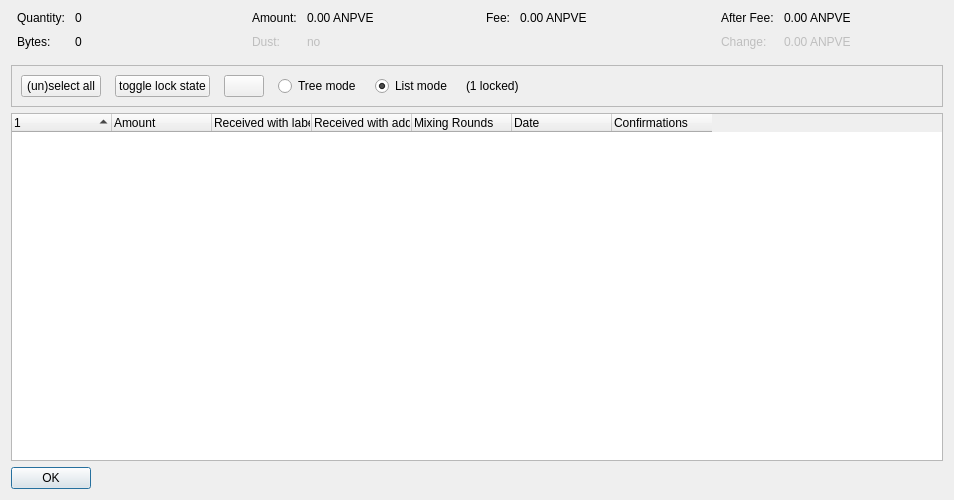
<?xml version="1.0" encoding="UTF-8"?>
<ui version="4.0">
 <class>CoinControlDialog</class>
 <widget class="QDialog" name="CoinControlDialog">
  <property name="geometry">
   <rect>
    <x>0</x>
    <y>0</y>
    <width>954</width>
    <height>500</height>
   </rect>
  </property>
  <property name="windowTitle">
   <string>Coin Selection</string>
  </property>
  <layout class="QVBoxLayout" name="verticalLayout">
   <item>
    <layout class="QHBoxLayout" name="horizontalLayoutTop" stretch="0,0,0,0">
     <property name="topMargin">
      <number>0</number>
     </property>
     <property name="bottomMargin">
      <number>10</number>
     </property>
     <item>
      <layout class="QFormLayout" name="formLayoutCoinControl1">
       <property name="horizontalSpacing">
        <number>10</number>
       </property>
       <property name="verticalSpacing">
        <number>10</number>
       </property>
       <property name="leftMargin">
        <number>6</number>
       </property>
       <property name="rightMargin">
        <number>6</number>
       </property>
       <item row="0" column="0">
        <widget class="QLabel" name="labelCoinControlQuantityText">
         <property name="text">
          <string>Quantity:</string>
         </property>
        </widget>
       </item>
       <item row="0" column="1">
        <widget class="QLabel" name="labelCoinControlQuantity">
         <property name="cursor">
          <cursorShape>IBeamCursor</cursorShape>
         </property>
         <property name="contextMenuPolicy">
          <enum>Qt::ActionsContextMenu</enum>
         </property>
         <property name="text">
          <string notr="true">0</string>
         </property>
         <property name="textInteractionFlags">
          <set>Qt::LinksAccessibleByMouse|Qt::TextSelectableByKeyboard|Qt::TextSelectableByMouse</set>
         </property>
        </widget>
       </item>
       <item row="1" column="0">
        <widget class="QLabel" name="labelCoinControlBytesText">
         <property name="text">
          <string>Bytes:</string>
         </property>
        </widget>
       </item>
       <item row="1" column="1">
        <widget class="QLabel" name="labelCoinControlBytes">
         <property name="cursor">
          <cursorShape>IBeamCursor</cursorShape>
         </property>
         <property name="contextMenuPolicy">
          <enum>Qt::ActionsContextMenu</enum>
         </property>
         <property name="text">
          <string notr="true">0</string>
         </property>
         <property name="textInteractionFlags">
          <set>Qt::LinksAccessibleByMouse|Qt::TextSelectableByKeyboard|Qt::TextSelectableByMouse</set>
         </property>
        </widget>
       </item>
      </layout>
     </item>
     <item>
      <layout class="QFormLayout" name="formLayoutCoinControl2">
       <property name="horizontalSpacing">
        <number>10</number>
       </property>
       <property name="verticalSpacing">
        <number>10</number>
       </property>
       <property name="leftMargin">
        <number>6</number>
       </property>
       <property name="rightMargin">
        <number>6</number>
       </property>
       <item row="0" column="0">
        <widget class="QLabel" name="labelCoinControlAmountText">
         <property name="text">
          <string>Amount:</string>
         </property>
        </widget>
       </item>
       <item row="0" column="1">
        <widget class="QLabel" name="labelCoinControlAmount">
         <property name="cursor">
          <cursorShape>IBeamCursor</cursorShape>
         </property>
         <property name="contextMenuPolicy">
          <enum>Qt::ActionsContextMenu</enum>
         </property>
         <property name="text">
          <string notr="true">0.00 ANPVE</string>
         </property>
         <property name="textInteractionFlags">
          <set>Qt::LinksAccessibleByMouse|Qt::TextSelectableByKeyboard|Qt::TextSelectableByMouse</set>
         </property>
        </widget>
       </item>
       <item row="1" column="0">
        <widget class="QLabel" name="labelCoinControlLowOutputText">
         <property name="enabled">
          <bool>false</bool>
         </property>
         <property name="text">
          <string>Dust:</string>
         </property>
        </widget>
       </item>
       <item row="1" column="1">
        <widget class="QLabel" name="labelCoinControlLowOutput">
         <property name="enabled">
          <bool>false</bool>
         </property>
         <property name="cursor">
          <cursorShape>IBeamCursor</cursorShape>
         </property>
         <property name="contextMenuPolicy">
          <enum>Qt::ActionsContextMenu</enum>
         </property>
         <property name="text">
          <string notr="true">no</string>
         </property>
         <property name="textInteractionFlags">
          <set>Qt::LinksAccessibleByMouse|Qt::TextSelectableByKeyboard|Qt::TextSelectableByMouse</set>
         </property>
        </widget>
       </item>
      </layout>
     </item>
     <item>
      <layout class="QFormLayout" name="formLayoutCoinControl3">
       <property name="horizontalSpacing">
        <number>10</number>
       </property>
       <property name="verticalSpacing">
        <number>10</number>
       </property>
       <property name="leftMargin">
        <number>6</number>
       </property>
       <property name="rightMargin">
        <number>6</number>
       </property>
       <item row="0" column="0">
        <widget class="QLabel" name="labelCoinControlFeeText">
         <property name="text">
          <string>Fee:</string>
         </property>
        </widget>
       </item>
       <item row="0" column="1">
        <widget class="QLabel" name="labelCoinControlFee">
         <property name="cursor">
          <cursorShape>IBeamCursor</cursorShape>
         </property>
         <property name="contextMenuPolicy">
          <enum>Qt::ActionsContextMenu</enum>
         </property>
         <property name="text">
          <string notr="true">0.00 ANPVE</string>
         </property>
         <property name="textInteractionFlags">
          <set>Qt::LinksAccessibleByMouse|Qt::TextSelectableByKeyboard|Qt::TextSelectableByMouse</set>
         </property>
        </widget>
       </item>
      </layout>
     </item>
     <item>
      <layout class="QFormLayout" name="formLayoutCoinControl4">
       <property name="horizontalSpacing">
        <number>10</number>
       </property>
       <property name="verticalSpacing">
        <number>10</number>
       </property>
       <property name="leftMargin">
        <number>6</number>
       </property>
       <property name="rightMargin">
        <number>6</number>
       </property>
       <item row="0" column="0">
        <widget class="QLabel" name="labelCoinControlAfterFeeText">
         <property name="text">
          <string>After Fee:</string>
         </property>
        </widget>
       </item>
       <item row="0" column="1">
        <widget class="QLabel" name="labelCoinControlAfterFee">
         <property name="cursor">
          <cursorShape>IBeamCursor</cursorShape>
         </property>
         <property name="contextMenuPolicy">
          <enum>Qt::ActionsContextMenu</enum>
         </property>
         <property name="text">
          <string notr="true">0.00 ANPVE</string>
         </property>
         <property name="textInteractionFlags">
          <set>Qt::LinksAccessibleByMouse|Qt::TextSelectableByKeyboard|Qt::TextSelectableByMouse</set>
         </property>
        </widget>
       </item>
       <item row="1" column="0">
        <widget class="QLabel" name="labelCoinControlChangeText">
         <property name="enabled">
          <bool>false</bool>
         </property>
         <property name="text">
          <string>Change:</string>
         </property>
        </widget>
       </item>
       <item row="1" column="1">
        <widget class="QLabel" name="labelCoinControlChange">
         <property name="enabled">
          <bool>false</bool>
         </property>
         <property name="cursor">
          <cursorShape>IBeamCursor</cursorShape>
         </property>
         <property name="contextMenuPolicy">
          <enum>Qt::ActionsContextMenu</enum>
         </property>
         <property name="text">
          <string notr="true">0.00 ANPVE</string>
         </property>
         <property name="textInteractionFlags">
          <set>Qt::LinksAccessibleByMouse|Qt::TextSelectableByKeyboard|Qt::TextSelectableByMouse</set>
         </property>
        </widget>
       </item>
      </layout>
     </item>
    </layout>
   </item>
   <item>
    <widget class="QFrame" name="frame">
     <property name="minimumSize">
      <size>
       <width>0</width>
       <height>40</height>
      </size>
     </property>
     <property name="frameShape">
      <enum>QFrame::StyledPanel</enum>
     </property>
     <property name="frameShadow">
      <enum>QFrame::Sunken</enum>
     </property>
     <layout class="QHBoxLayout" name="horizontalLayout">
      <item>
       <layout class="QHBoxLayout" name="horizontalLayoutPanel" stretch="0,0,0,0,0,0,0">
        <property name="spacing">
         <number>14</number>
        </property>
        <item>
         <widget class="QPushButton" name="pushButtonSelectAll">
          <property name="sizePolicy">
           <sizepolicy hsizetype="Maximum" vsizetype="Fixed">
            <horstretch>0</horstretch>
            <verstretch>0</verstretch>
           </sizepolicy>
          </property>
          <property name="text">
           <string>(un)select all</string>
          </property>
          <property name="autoDefault">
           <bool>false</bool>
          </property>
         </widget>
        </item>
        <item>
         <widget class="QPushButton" name="pushButtonToggleLock">
          <property name="sizePolicy">
           <sizepolicy hsizetype="Maximum" vsizetype="Fixed">
            <horstretch>0</horstretch>
            <verstretch>0</verstretch>
           </sizepolicy>
          </property>
          <property name="text">
           <string>toggle lock state</string>
          </property>
          <property name="autoDefault">
           <bool>false</bool>
          </property>
         </widget>
        </item>
        <item>
         <widget class="QPushButton" name="hideButton">
          <property name="sizePolicy">
           <sizepolicy hsizetype="Maximum" vsizetype="Fixed">
            <horstretch>0</horstretch>
            <verstretch>0</verstretch>
           </sizepolicy>
          </property>
          <property name="text">
           <string/>
          </property>
          <property name="autoDefault">
           <bool>false</bool>
          </property>
         </widget>
        </item>
        <item>
         <widget class="QRadioButton" name="radioTreeMode">
          <property name="sizePolicy">
           <sizepolicy hsizetype="Maximum" vsizetype="Fixed">
            <horstretch>0</horstretch>
            <verstretch>0</verstretch>
           </sizepolicy>
          </property>
          <property name="text">
           <string>Tree mode</string>
          </property>
         </widget>
        </item>
        <item>
         <widget class="QRadioButton" name="radioListMode">
          <property name="sizePolicy">
           <sizepolicy hsizetype="Maximum" vsizetype="Fixed">
            <horstretch>0</horstretch>
            <verstretch>0</verstretch>
           </sizepolicy>
          </property>
          <property name="text">
           <string>List mode</string>
          </property>
          <property name="checked">
           <bool>true</bool>
          </property>
         </widget>
        </item>
        <item>
         <widget class="QLabel" name="labelLocked">
          <property name="text">
           <string>(1 locked)</string>
          </property>
         </widget>
        </item>
        <item>
         <spacer name="horizontalSpacer">
          <property name="orientation">
           <enum>Qt::Horizontal</enum>
          </property>
          <property name="sizeHint" stdset="0">
           <size>
            <width>40</width>
            <height>20</height>
           </size>
          </property>
         </spacer>
        </item>
       </layout>
      </item>
     </layout>
    </widget>
   </item>
   <item>
    <widget class="CoinControlTreeWidget" name="treeWidget">
     <property name="contextMenuPolicy">
      <enum>Qt::CustomContextMenu</enum>
     </property>
     <property name="sortingEnabled">
      <bool>false</bool>
     </property>
     <property name="columnCount">
      <number>7</number>
     </property>
     <attribute name="headerShowSortIndicator" stdset="0">
      <bool>true</bool>
     </attribute>
     <attribute name="headerStretchLastSection">
      <bool>false</bool>
     </attribute>
     <column>
      <property name="text">
       <string/>
      </property>
     </column>
     <column>
      <property name="text">
       <string>Amount</string>
      </property>
     </column>
     <column>
      <property name="text">
       <string>Received with label</string>
      </property>
     </column>
     <column>
      <property name="text">
       <string>Received with address</string>
      </property>
     </column>
     <column>
      <property name="text">
       <string>Mixing Rounds</string>
      </property>
     </column>
     <column>
      <property name="text">
       <string>Date</string>
      </property>
     </column>
     <column>
      <property name="text">
       <string>Confirmations</string>
      </property>
      <property name="toolTip">
       <string>Confirmed</string>
      </property>
     </column>
    </widget>
   </item>
   <item>
    <widget class="QDialogButtonBox" name="buttonBox">
     <property name="sizePolicy">
      <sizepolicy hsizetype="Maximum" vsizetype="Fixed">
       <horstretch>0</horstretch>
       <verstretch>0</verstretch>
      </sizepolicy>
     </property>
     <property name="orientation">
      <enum>Qt::Horizontal</enum>
     </property>
     <property name="standardButtons">
      <set>QDialogButtonBox::Ok</set>
     </property>
    </widget>
   </item>
  </layout>
 </widget>
 <customwidgets>
  <customwidget>
   <class>CoinControlTreeWidget</class>
   <extends>QTreeWidget</extends>
   <header>qt/coincontroltreewidget.h</header>
  </customwidget>
 </customwidgets>
 <resources/>
 <connections/>
</ui>
